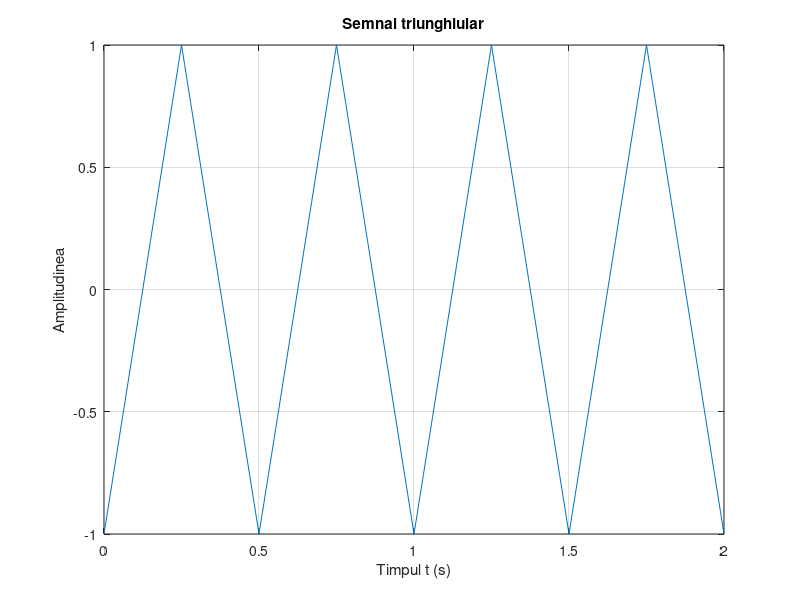

Write MATLAB code to recreate this figure.
t=0:0.01:2;
d = 0:0.5:2;
offset = 1;
yl=-2*pulstran(t,d,'tripuls',0.5) + offset;
figure;
plot(t,yl);
title('Semnal triunghiular');
xlabel('Timpul t (s)');
ylabel('Amplitudinea');
axis([0 2 -1 1]);
grid;